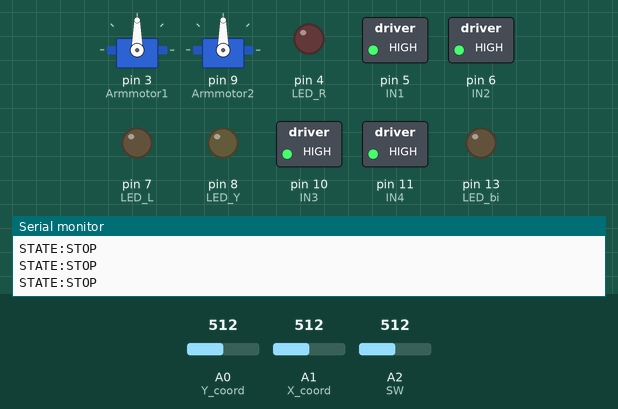
The sketch below on a simulated Arduino Uno, built with avr-gcc and run on an emulated ATmega328P. Shown: 2 × servo, switched loads named in the sketch (green lamp = pin HIGH), output pins drawn as LEDs (lit = HIGH), the last lines printed to the serial monitor. The inputs (shaded band) are chosen by the test bench; at power-on: A0 (Y_coord) = 512, A1 (X_coord) = 512, A2 (SW) = 512. Pins used as bus, display or sensor lines are not drawn.

Above: at 1.2 s.
1.3 s: A0 (Y_coord) set to 22
2.8 s: A0 (Y_coord) set to 18
At 4.2 s:
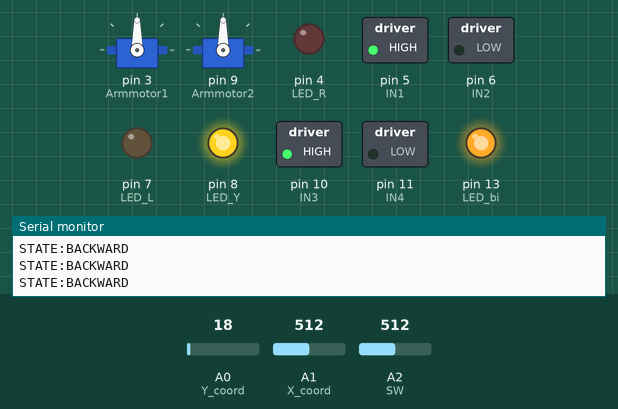
4.5 s: A1 (X_coord) set to 21
6.0 s: A1 (X_coord) set to 17
At 6.8 s:
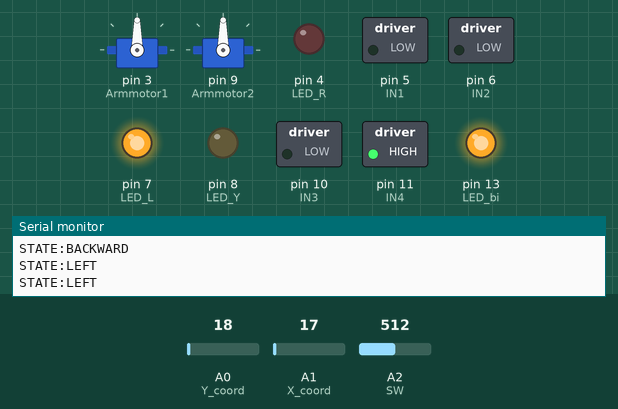
7.5 s: A2 (SW) set to 0
At 8.0 s:
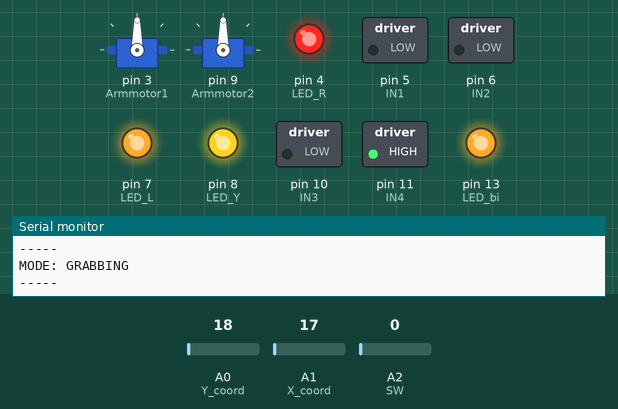
10.5 s: A2 (SW) set to 30
At 11.5 s:
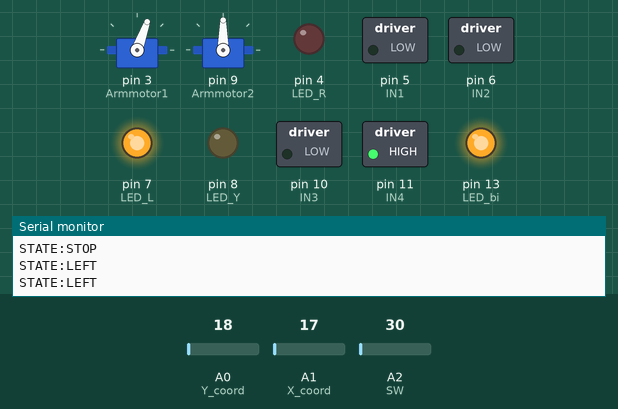
Timing chart, 0 to 13.0 s (numbered marks = the images above; inputs shaded):
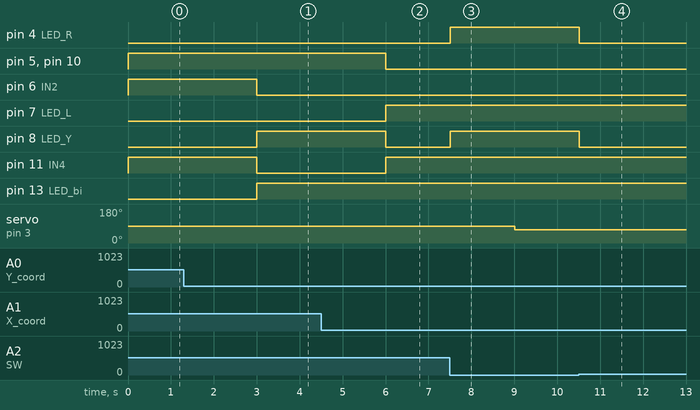

The sketch:

Joystick_ed2_servo.ino
```cpp
#include <Servo.h>

const int Armmotor1 = 3; // the pin of arm motor1
const int Armmotor2 = 9; // the pin of arm motor2
Servo Armservo1;
Servo Armservo2;

int servo1 = 90;
int servo2 = 90;

/*
 y=1023
-------
|     | x=1023
|     |
-------
 |||||
*/

const int Y_coord = A0; // VrX pin
const int X_coord = A1; // VrY pin
const int SW = A2; // button on the Joystick

const int LED_bi = 13; // built-in LED, ON if any button is pressed
const int LED_R = 4; // Green, ON if the motor is on
const int LED_L = 7; // Green, OFF if the motor is off
const int LED_Y = 8; // Yellow, ON if backward or the jaw is operating

int pwm_L=0;
int pwm_R=0;

const int IN1 = 5;
const int IN2 = 6;
const int IN3 = 10;
const int IN4 = 11;

const int ENA = 9;
const int ENB = 3;


String MODE = "SHIFTING"; // MODE: "SHIFTING", "GRABBING"
String STATE = "STOP"; // STATE: "STOP", "FORWARD", "RIGHT", "LEFT", "BACKWARD", "CLOSING", "OPENING", "DROPPING", "RISING"


void setup() {
  pinMode(X_coord,INPUT);
  pinMode(Y_coord,INPUT);

  pinMode(LED_bi,OUTPUT);
  pinMode(LED_L,OUTPUT);
  pinMode(LED_R,OUTPUT);
  pinMode(LED_Y,OUTPUT);
  digitalWrite(LED_bi,LOW);

  pinMode(IN1,OUTPUT);
  pinMode(IN2,OUTPUT);
  pinMode(IN3,OUTPUT);
  pinMode(IN4,OUTPUT);
  pinMode(ENA, OUTPUT);
  pinMode(ENB, OUTPUT);
  analogWrite(ENA, 255);
  analogWrite(ENB, 255);


  Armservo1.attach(Armmotor1); // need PWM pin
  Armservo2.attach(Armmotor2); // need PWM pin

  Serial.begin(9600);
}

void loop(){


  while(MODE=="SHIFTING"){

      if(analogRead(X_coord)<20){ // X_coord=0 -> LEFT
          STATE = "LEFT";

          digitalWrite(LED_L,HIGH);
          digitalWrite(LED_R,LOW);
          digitalWrite(LED_Y,LOW);
          digitalWrite(LED_bi,HIGH);

          digitalWrite(IN1, LOW);
          digitalWrite(IN2, LOW);
          digitalWrite(IN3, LOW);
          digitalWrite(IN4, HIGH);

      }
      else if(analogRead(X_coord)>1003){ // X_coord=1023 -> RIGHT
          STATE = "RIGHT";

          digitalWrite(LED_L,LOW);
          digitalWrite(LED_R,HIGH);
          digitalWrite(LED_Y,LOW);
          digitalWrite(LED_bi,HIGH);

          digitalWrite(IN1, LOW);
          digitalWrite(IN2, HIGH);
          digitalWrite(IN3, LOW);
          digitalWrite(IN4, LOW);
      }
      else if(analogRead(Y_coord)<20){ // Y_coord=0 -> BACKWARD
          STATE = "BACKWARD";

          digitalWrite(LED_L,LOW);
          digitalWrite(LED_R,LOW);
          digitalWrite(LED_Y,HIGH);
          digitalWrite(LED_bi,HIGH);

          digitalWrite(IN1, HIGH);
          digitalWrite(IN2, LOW);
          digitalWrite(IN3, HIGH);
          digitalWrite(IN4, LOW);
      }
      else if(analogRead(Y_coord)>1003){ // Y_coord=1023 -> FORWARD
          STATE = "FORWARD";

          digitalWrite(LED_L,HIGH);
          digitalWrite(LED_R,HIGH);
          digitalWrite(LED_Y,LOW);
          digitalWrite(LED_bi,HIGH);

          digitalWrite(IN1, LOW);
          digitalWrite(IN2, HIGH);
          digitalWrite(IN3, LOW);
          digitalWrite(IN4, HIGH);
      }
      else{
          STATE = "STOP";

          digitalWrite(LED_L,LOW);
          digitalWrite(LED_R,LOW);
          digitalWrite(LED_Y,LOW);
          digitalWrite(LED_bi,LOW);

          digitalWrite(IN1, HIGH);
          digitalWrite(IN2, HIGH);
          digitalWrite(IN3, HIGH);
          digitalWrite(IN4, HIGH);
      }

      if(analogRead(SW)==0){
          MODE = "GRABBING";
          STATE = "STOP";
          Serial.println("-----");
          Serial.println("MODE: GRABBING");
          Serial.println("-----");

          digitalWrite(LED_L,HIGH);
          digitalWrite(LED_R,HIGH);
          digitalWrite(LED_Y,HIGH);
          digitalWrite(LED_bi,HIGH);
          delay(1000);
      }

      Serial.print("STATE:");
      Serial.println(STATE);

      delay(500);
  }


  while(MODE=="GRABBING"){

      if(analogRead(X_coord)<20){ // X_coord=0 -> CLOSING
          STATE = "CLOSING";
          if(servo1!=180){
              servo1 -= 20;
          }
          Armservo1.write(servo1);
          Armservo2.write(servo2);

      }
      else if(analogRead(X_coord)>1003){ // X_coord=1023 -> OPENING
          STATE = "OPENING";
          if(servo1!=0){
              servo1 += 20;
          }
          Armservo1.write(servo1);
          Armservo2.write(servo2);

      }
      else if(analogRead(Y_coord)<20){ // Y_coord=0 -> DROPPING
          STATE = "DROPPING";
          if(servo2!=0){
              servo2 -= 20;
          }
          Armservo1.write(servo1);
          Armservo2.write(servo2);

      }
      else if(analogRead(Y_coord)>1003){ // Y_coord=1023 -> RISING
          STATE = "RISING";
          if(servo2!=180){
              servo2 += 20;
          }
          Armservo1.write(servo1);
          Armservo2.write(servo2);
      }
      else{
          STATE = "STOP";
      }

      if(analogRead(SW)==0){
          MODE = "SHIFTING";
          STATE = "STOP";
          Serial.println("-----");
          Serial.println("MODE: SHIFTING");
          Serial.println("-----");
          delay(1000);
      }

      Serial.print("STATE:");
      Serial.println(STATE);

      delay(500);
  }


}
```

Measured:
- the behaviour switches between 20 and 19 on A0 (Y_coord) (found by bisection; images 0 and 1)
- the behaviour switches between 20 and 19 on A1 (X_coord) (found by bisection; images 1 and 2)
- after the input at 2.8 s, pin 6 (IN2), pin 11 (IN4): HIGH → LOW after 0.21 s; pin 8 (LED_Y), pin 13 (LED_bi): LOW → HIGH after 0.21 s
- after the input at 6.0 s, pin 5 (IN1), pin 8 (LED_Y), pin 10 (IN3): HIGH → LOW at once; pin 7 (LED_L), pin 11 (IN4): LOW → HIGH at once
- after the input at 7.5 s, pin 4 (LED_R), pin 8 (LED_Y): LOW → HIGH at once; servo on pin 3 (Armmotor1): 90° → 70° after 1.5 s
- after the input at 10.5 s, pin 4 (LED_R), pin 8 (LED_Y): HIGH → LOW at once; servo on pin 3 (Armmotor1): stays 70° (without the input it goes to 50° after 1.5 s)
